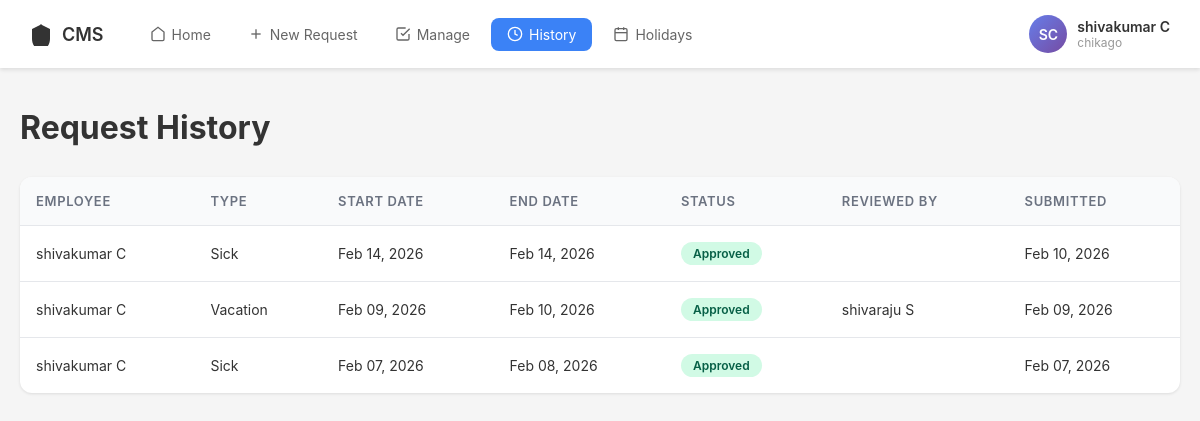
The app's page /history/ (signed in), older data.
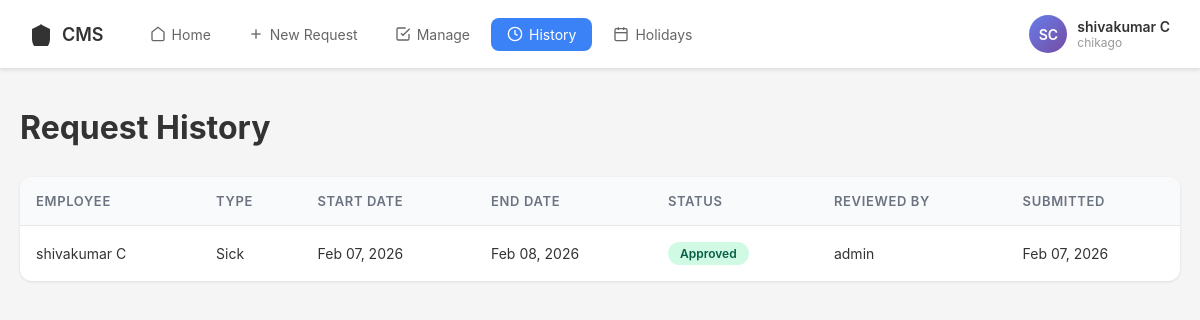
The same page, newer data.
### cmsapp/models.py (models this page shows, shortened)
class TimeOffRequest(models.Model):
    STATUS_CHOICES = [
    ('pending', 'Pending'),
    ('approved', 'Approved'),
    ('rejected', 'Rejected'),
    ('withdrawn', 'Withdrawn'),
]
    TYPE_CHOICES = (
        ('vacation', 'Vacation'),
        ('sick', 'Sick Leave'),
        ('personal', 'Personal Leave'),
        ('other', 'Other'),
    )
    user = models.ForeignKey(User, on_delete=models.CASCADE, related_name='time_off_requests')
    type = models.CharField(max_length=20, choices=TYPE_CHOICES, default='vacation')
    start_date = models.DateField()
    end_date = models.DateField()
    reason = models.TextField()
    status = models.CharField(max_length=10, choices=STATUS_CHOICES, default='pending')
    created_at = models.DateTimeField(auto_now_add=True)
    updated_at = models.DateTimeField(auto_now=True)
    reviewed_by = models.ForeignKey(User, on_delete=models.SET_NULL, null=True, blank=True, related_name='reviewed_requests')
    review_comment = models.TextField(blank=True)
    class Meta:
        ordering = ['-created_at']

class User(AbstractUser):
    ROLE_CHOICES = (
        ('employee', 'Employee'),
        ('manager', 'Manager'),
        ('admin', 'Admin'),
    )
    role = models.CharField(max_length=10, choices=ROLE_CHOICES, default='employee')
    location = models.CharField(max_length=100, blank=True)
    country = models.CharField(max_length=100, default='USA')

### cmsapp/views.py (the view)
# urls.py: path('history/', views.history_view, name='history'),
@login_required
def history_view(request):
    if request.user.role in ['manager', 'admin']:
        requests = TimeOffRequest.objects.exclude(status='pending')
    else:
        requests = TimeOffRequest.objects.filter(
            user=request.user
        ).exclude(status='pending')
    return render(request, 'history.html', {'requests': requests})

### templates/history.html (shortened to what this page needs)
{% extends 'base.html' %}
{% block content %}
<div class="page-header">
    <h1 class="page-title">Request History</h1>
</div>
<div class="requests-container">
    {% if requests %}
    <table class="requests-table">
        <thead>
            <tr>
                <th>Employee</th>
                <th>Type</th>
                <th>Start Date</th>
                <th>End Date</th>
                <th>Status</th>
                <th>Reviewed By</th>
                <th>Submitted</th>
            </tr>
        </thead>
        <tbody>
            {% for request in requests %}
            <tr>
                <td>{{ request.user.get_full_name }}</td>
                <td style="text-transform: capitalize;">{{ request.type }}</td>
                <td>{{ request.start_date|date:"M d, Y" }}</td>
                <td>{{ request.end_date|date:"M d, Y" }}</td>
                <td>
                    <span class="status-badge status-{{ request.status }}">
                        {{ request.status }}
                    </span>
                </td>
                <td>
                    {% if request.reviewed_by %}
                        {{ request.reviewed_by.get_full_name }}
                    {% else %}
                        -
                    {% endif %}
                </td>
                <td>{{ request.created_at|date:"M d, Y" }}</td>
            </tr>
            {% endfor %}
        </tbody>
    </table>
    {% endif %}
</div>
{% endblock %}

Row changes from the older to the newer data that the page shows:
removed TimeOffRequest: user.get_full_name "shivakumar C", type "Sick", start_date "Feb 14, 2026", end_date "Feb 14, 2026", status "Approved", created_at "Feb 10, 2026"
removed TimeOffRequest: user.get_full_name "shivakumar C", type "Vacation", start_date "Feb 09, 2026", end_date "Feb 10, 2026", status "Approved", reviewed_by.get_full_name "shivaraju S", created_at "Feb 09, 2026"
changed through a linked row, TimeOffRequest "Sick": reviewed_by.get_full_name (not shown) → "admin"
